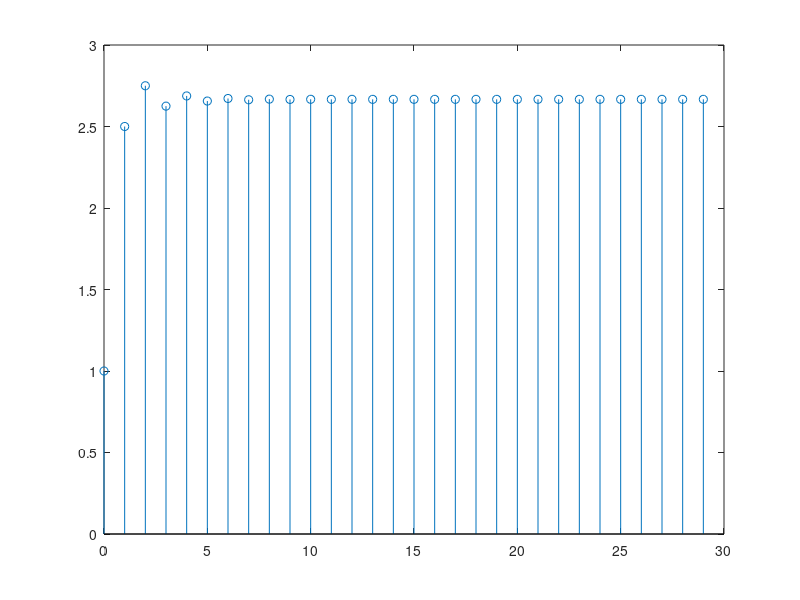
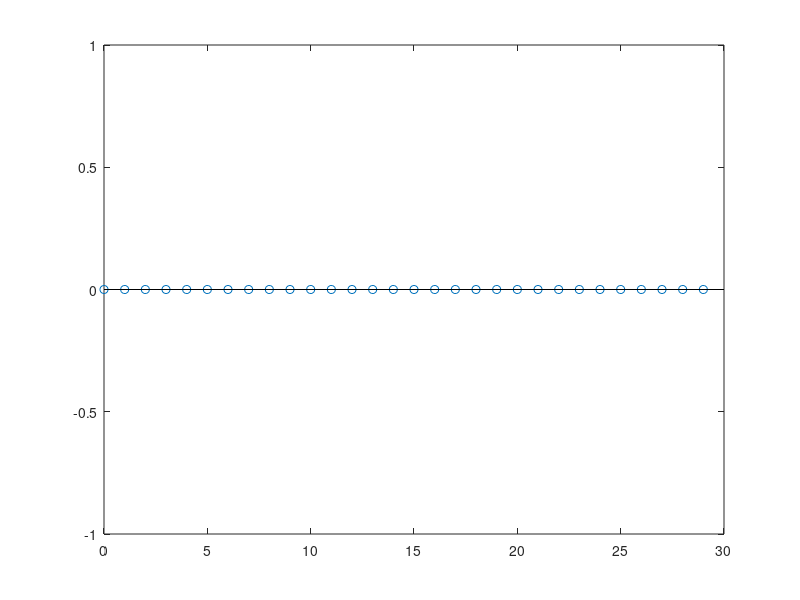

Reproduce these figures in MATLAB, in order.
Num = [1 2 1];
Den = [1 -0.5 -0.5];

ImpulseResponse = impz(Num, Den, 30);

figure(1);
stem([0:length(ImpulseResponse)-1], ImpulseResponse);

CalculatedImpulseResponse = 8/3 + 1/3*(-1/2).^[0:length(ImpulseResponse)-1];
CalculatedImpulseResponse(1) = CalculatedImpulseResponse(1) - 2;

figure(2);
stem([0:length(ImpulseResponse)-1], ImpulseResponse.' - CalculatedImpulseResponse);
